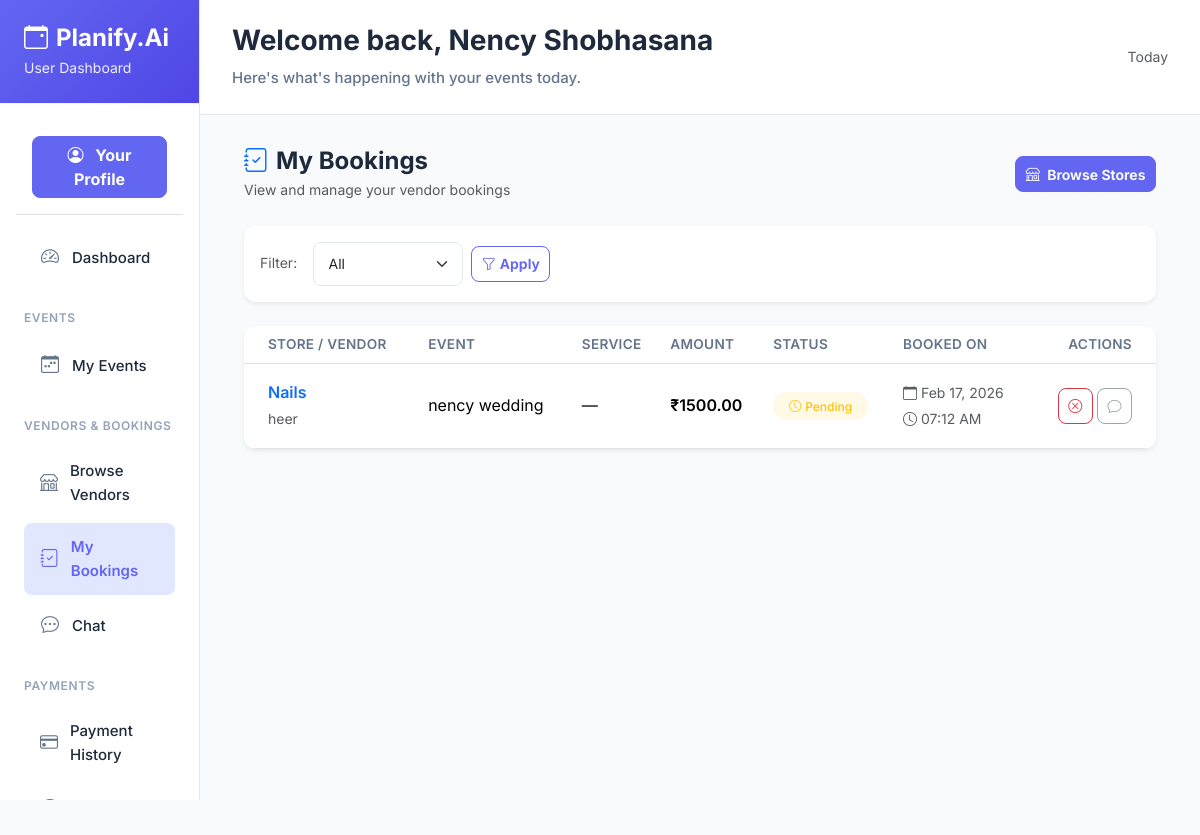
The page /user/bookings/ (signed in) on the database its author committed.
### account/models.py (models this page shows, shortened)
class User(models.Model):
    fullname = models.CharField(max_length=255)
    email = models.EmailField(unique=True)
    mobile = models.CharField(max_length=15, unique=True, null=True, blank=True)
    password = models.CharField(max_length=255, blank=True, null=True)
    is_active = models.BooleanField(default=False)   # ✅ added
    email_verified = models.BooleanField(default=False)
    role = models.ForeignKey(Role, on_delete=models.CASCADE)
    business_logo = models.ImageField(upload_to='vendor_logos/', null=True, blank=True)
    created_at = models.DateTimeField(auto_now_add=True)
    updated_at = models.DateTimeField(auto_now=True)

### vendor/models.py (models this page shows, shortened)
class Booking(models.Model):
    STATUS_PENDING = 'pending'
    STATUS_CONFIRMED = 'confirmed'
    STATUS_IN_PROGRESS = 'in_progress'
    STATUS_COMPLETED = 'completed'
    STATUS_CANCELLED = 'cancelled'
    STATUS_CHOICES = [
        (STATUS_PENDING, 'Pending'),
        (STATUS_CONFIRMED, 'Approved'),
        (STATUS_IN_PROGRESS, 'In Progress'),
        (STATUS_COMPLETED, 'Completed'),
        (STATUS_CANCELLED, 'Rejected'),
    ]
    event = models.ForeignKey(Event, on_delete=models.CASCADE, related_name='bookings')
    store = models.ForeignKey(Store, on_delete=models.CASCADE, related_name='bookings')
    service = models.ForeignKey(Service, on_delete=models.SET_NULL, null=True, blank=True, related_name='bookings')
    customer = models.ForeignKey(User, on_delete=models.CASCADE, related_name='customer_bookings')
    vendor = models.ForeignKey(User, on_delete=models.CASCADE, related_name='vendor_bookings')
    amount = models.DecimalField(max_digits=10, decimal_places=2)
    status = models.CharField(max_length=20, choices=STATUS_CHOICES, default=STATUS_PENDING)
    notes = models.TextField(blank=True, null=True)
    created_at = models.DateTimeField(auto_now_add=True)
    updated_at = models.DateTimeField(auto_now=True)
    booking_date = models.DateTimeField(null=True, blank=True)  # When the service will be provided

class Store(models.Model):
    vendor = models.ForeignKey(User, on_delete=models.CASCADE, limit_choices_to={'role__name__iexact': 'vendor'})
    store_name = models.CharField(max_length=200)
    description = models.TextField()
    phone = models.CharField(max_length=20, null=True, blank=True)
    category = models.ForeignKey(category, on_delete=models.CASCADE)
    address = models.TextField()
    city = models.CharField(max_length=100)
    price_start = models.DecimalField(max_digits=10, decimal_places=2)
    profile_image = models.ImageField(upload_to='store_images/', null=True, blank=True)
    created_at = models.DateTimeField(auto_now_add=True)
    updated_at = models.DateTimeField(auto_now=True)
    status = models.BooleanField(default=True)  # active/inactive

### user/models.py (models this page shows, shortened)
class Event(models.Model):
    STATUS_PENDING = 'pending'
    STATUS_CONFIRMED = 'confirmed'
    STATUS_COMPLETED = 'completed'
    STATUS_CANCELLED = 'cancelled'
    STATUS_CHOICES = [
        (STATUS_PENDING, 'Pending'),
        (STATUS_CONFIRMED, 'Confirmed'),
        (STATUS_COMPLETED, 'Completed'),
        (STATUS_CANCELLED, 'Cancelled'),
    ]
    TYPE_WEDDING = 'wedding'
    TYPE_CONFERENCE = 'conference'
    TYPE_PARTY = 'party'
    TYPE_OTHER = 'other'
    TYPE_CHOICES = [
        (TYPE_WEDDING, 'Wedding'),
        (TYPE_CONFERENCE, 'Conference'),
        (TYPE_PARTY, 'Party'),
        (TYPE_OTHER, 'Other'),
    ]
    owner = models.ForeignKey('account.User', on_delete=models.CASCADE, related_name='events')
    title = models.CharField(max_length=200)
    date = models.DateTimeField()
    event_type = models.CharField(max_length=50, choices=TYPE_CHOICES, default=TYPE_OTHER)
    status = models.CharField(max_length=20, choices=STATUS_CHOICES, default=STATUS_PENDING)
    guests = models.PositiveIntegerField(default=0)
    created_at = models.DateTimeField(auto_now_add=True)

### user/views.py (the view)
    def wrapper(request, *args, **kwargs):
        user_id = request.session.get('user_id')
        if not user_id:
            return redirect('/login/')
        try:
            User.objects.get(id=user_id)
        except User.DoesNotExist:
            request.session.flush()
            return redirect('/login/')
        return view_func(request, *args, **kwargs)

### template/user/bookings.html (shortened to what this page needs)
{% extends 'user/base.html' %}
{% load static %}
{% block content %}
<div class="container-fluid">
    <div class="d-flex justify-content-between align-items-center mb-4">
        <div>
            <h4 class="fw-bold mb-1">
                <i class="bi bi-journal-check me-2 text-primary"></i>My Bookings
            </h4>
            <p class="text-muted small mb-0">View and manage your vendor bookings</p>
        </div>
        <a href="{% url 'user:stores_list' %}" class="btn btn-primary btn-sm">
            <i class="bi bi-shop me-1"></i> Browse Stores
        </a>
    </div>
    <div class="card shadow-sm border-0 mb-4">
        <div class="card-body py-3">
            <form method="get" class="d-flex gap-2 align-items-center flex-wrap">
                <label class="text-muted small me-2">Filter:</label>
                <select name="status" class="form-select form-select-sm" style="width: 150px;">
                    <option value="">All</option>
                </select>
                <button type="submit" class="btn btn-outline-primary btn-sm">
                    <i class="bi bi-funnel me-1"></i>Apply
                </button>
            </form>
        </div>
    </div>
    <div class="card shadow-sm border-0">
        <div class="card-body p-0">
            {% if bookings %}
            <div class="table-responsive">
                <table class="table table-hover align-middle mb-0">
                    <thead class="bg-light">
                        <tr>
                            <th class="ps-4">Store / Vendor</th>
                            <th>Event</th>
                            <th>Service</th>
                            <th>Amount</th>
                            <th>Status</th>
                            <th>Booked On</th>
                            <th class="text-end pe-4">Actions</th>
                        </tr>
                    </thead>
                    <tbody>
                        {% for booking in bookings %}
                        <tr>
                            <td class="ps-4">
                                <div class="fw-semibold">
                                    <a href="{% url 'user:store_detail' booking.store.id %}" class="text-decoration-none">
                                        {{ booking.store.store_name }}
                                    </a>
                                </div>
                                <small class="text-muted">{{ booking.vendor.fullname }}</small>
                            </td>
                            <td>{{ booking.event.title }}</td>
                            <td>{% if booking.service %}{{ booking.service.name }}{% else %}—{% endif %}</td>
                            <td><span class="fw-semibold">₹{{ booking.amount }}</span></td>
                            <td>
                                {% if booking.status == 'pending' %}
                                <span class="badge bg-warning bg-opacity-10 text-warning px-3 py-2">
                                    <i class="bi bi-clock me-1"></i>Pending
                                </span>
                                {% elif booking.status == 'confirmed' %}
                                <span class="badge bg-success bg-opacity-10 text-success px-3 py-2">
                                    <i class="bi bi-check-circle me-1"></i>Confirmed
                                </span>
                                {% elif booking.status == 'in_progress' %}
                                <span class="badge bg-info bg-opacity-10 text-info px-3 py-2">
                                    <i class="bi bi-gear me-1"></i>In Progress
                                </span>
                                {% elif booking.status == 'completed' %}
                                <span class="badge bg-primary bg-opacity-10 text-primary px-3 py-2">
                                    <i class="bi bi-star me-1"></i>Completed
                                </span>
                                {% elif booking.status == 'cancelled' %}
                                <span class="badge bg-danger bg-opacity-10 text-danger px-3 py-2">
                                    <i class="bi bi-x-circle me-1"></i>Cancelled
                                </span>
                                {% else %}
                                <span class="badge bg-secondary bg-opacity-10 text-secondary px-3 py-2">
                                    {{ booking.status }}
                                </span>
                                {% endif %}
                            </td>
                            <td>
                                <small class="text-muted">
                                    <i class="bi bi-calendar me-1"></i>{{ booking.created_at|date:"M d, Y" }}
                                    <br><i class="bi bi-clock me-1"></i>{{ booking.created_at|date:"h:i A" }}
                                </small>
                            </td>
                            <td class="text-end pe-4">
                                <div class="d-flex gap-1 justify-content-end">
                                    {% if booking.status == 'pending' %}
                                    <form method="post" action="{% url 'user:user_bookings' %}" class="d-inline" onsubmit="return confirm('Are you sure you want to cancel this booking?');">
                                        <button type="submit" class="btn btn-sm btn-outline-danger" title="Cancel Booking">
                                            <i class="bi bi-x-circle"></i>
                                        </button>
                                    </form>
                                    {% endif %}
                                    {% if booking.status == 'confirmed' or booking.status == 'in_progress' or booking.status == 'completed' %}
                                    <a href="{% url 'user:start_chat' booking.store.id %}" class="btn btn-sm btn-outline-success" title="Chat with Vendor">
                                        <i class="bi bi-chat"></i>
                                    </a>
                                    {% else %}
                                    <button type="button" class="btn btn-sm btn-outline-secondary" title="Chat available after approval" disabled>
                                        <i class="bi bi-chat"></i>
                                    </button>
                                    {% endif %}
                                </div>
                            </td>
                        </tr>
                        {% endfor %}
                    </tbody>
                </table>
            </div>
            {% endif %}
        </div>
    </div>
</div>
<link rel="stylesheet" href="https://cdn.jsdelivr.net/npm/bootstrap-icons@1.11.3/font/bootstrap-icons.min.css">
{% endblock %}

### template/user/include/header.html (shortened to what this page needs)
<div class="dashboard-header">
    <div class="d-flex justify-content-between align-items-center">
        <div>
            <h2>Welcome back, {{ user.fullname|default:"User" }}</h2>
            <p>Here's what's happening with your events today.</p>
        </div>
        <div class="d-flex align-items-center gap-3">
            <div class="text-end">
                <small class="text-muted d-block">Today</small>
            </div>
        </div>
    </div>
</div>

### rows shown on the page
User: fullname "Nency Shobhasana"
Booking: store.store_name "Nails", vendor.fullname "heer", event "nency wedding", amount "1500.00", status "pending" (drawn), created_at "Feb 17, 2026", created_at "07:12 AM"

### other values the page prints
{{ APP_NAME }} "Planify.Ai"
